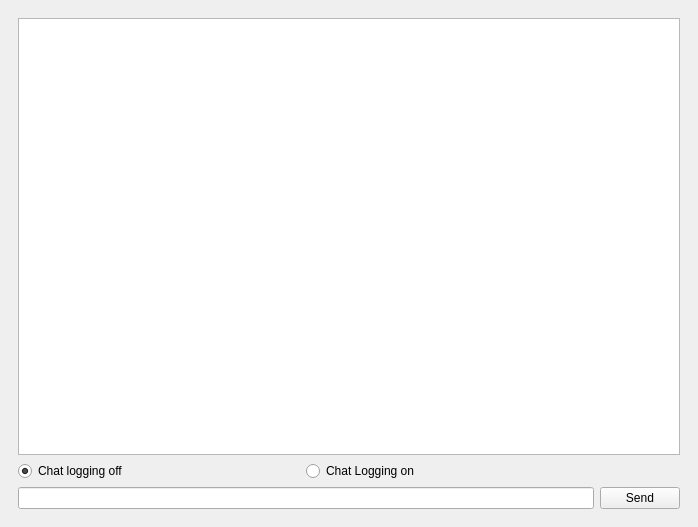
<?xml version="1.0" encoding="UTF-8"?>
<ui version="4.0">
 <class>chatWindow</class>
 <widget class="QMainWindow" name="chatWindow">
  <property name="geometry">
   <rect>
    <x>0</x>
    <y>0</y>
    <width>698</width>
    <height>527</height>
   </rect>
  </property>
  <property name="windowTitle">
   <string>MainWindow</string>
  </property>
  <widget class="QWidget" name="centralwidget">
   <layout class="QGridLayout" name="gridLayout_5">
    <item row="0" column="0">
     <layout class="QGridLayout" name="gridLayout_4">
      <item row="0" column="0">
       <widget class="QWidget" name="widget" native="true">
        <layout class="QGridLayout" name="gridLayout_6">
         <item row="1" column="0">
          <layout class="QHBoxLayout" name="horizontalLayout">
           <property name="spacing">
            <number>0</number>
           </property>
           <property name="rightMargin">
            <number>0</number>
           </property>
           <item alignment="Qt::AlignLeft">
            <widget class="QRadioButton" name="loggingOff">
             <property name="maximumSize">
              <size>
               <width>140</width>
               <height>16777215</height>
              </size>
             </property>
             <property name="toolTip">
              <string>Chat messages will not be logged</string>
             </property>
             <property name="text">
              <string>Chat logging off</string>
             </property>
             <property name="checkable">
              <bool>true</bool>
             </property>
             <property name="checked">
              <bool>true</bool>
             </property>
            </widget>
           </item>
           <item alignment="Qt::AlignLeft">
            <widget class="QRadioButton" name="loggingOn">
             <property name="enabled">
              <bool>true</bool>
             </property>
             <property name="maximumSize">
              <size>
               <width>426</width>
               <height>16777215</height>
              </size>
             </property>
             <property name="toolTip">
              <string>Chat messages will be logged and stored in plaintext in the chat folder</string>
             </property>
             <property name="text">
              <string>Chat Logging on</string>
             </property>
            </widget>
           </item>
          </layout>
         </item>
         <item row="2" column="0">
          <widget class="QLineEdit" name="chatInputBox"/>
         </item>
         <item row="2" column="1">
          <widget class="QPushButton" name="sendChat">
           <property name="sizePolicy">
            <sizepolicy hsizetype="Fixed" vsizetype="Fixed">
             <horstretch>0</horstretch>
             <verstretch>0</verstretch>
            </sizepolicy>
           </property>
           <property name="text">
            <string>Send</string>
           </property>
          </widget>
         </item>
         <item row="0" column="0" colspan="2">
          <widget class="QTextBrowser" name="textBrowser"/>
         </item>
        </layout>
       </widget>
      </item>
     </layout>
    </item>
   </layout>
  </widget>
 </widget>
 <resources/>
 <connections/>
</ui>
